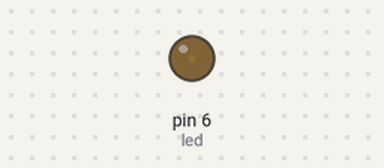
This sketch was run on a simulated Arduino Uno, built with avr-gcc and run on an emulated ATmega328P. On the bench: output pins drawn as LEDs (lit = HIGH).

Above: at 0.05 s.
At 1.15 s:
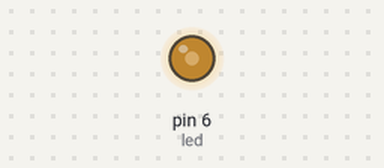
At 2.3 s:
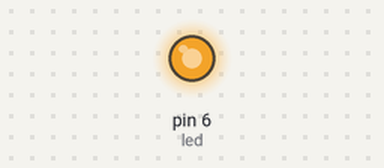
At 4.55 s:
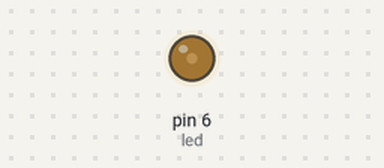
Timing chart, 0 to 6.7 s (numbered marks = the images above):
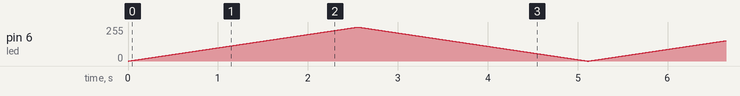

The sketch:

a06_led_pwm_loop.ino
```cpp
/** LED PWM Loop
 * 6. LED 세기가 1씩 밝아졌다가 최대치 세기가 되면 점점 1씩 어두워지게
 *  0이 되어 꺼지면 다시 점점 밝아지게 이 로직을 반복하여 계속 점점 밝아졌다가
 *  어두워졌다가를 반복하는 프로그램을 작성해주세요.
 *  (시간 간격: 0.01초)
 */
int led = 6;

void setup() {
}

void loop() {
  for (int power = 0; power < 255; power++) {
    analogWrite(led, power);
    delay(10);
  }
  for (int power = 255; power >= 0; power--) {
    analogWrite(led, power);
    delay(10);
  }
}
```
